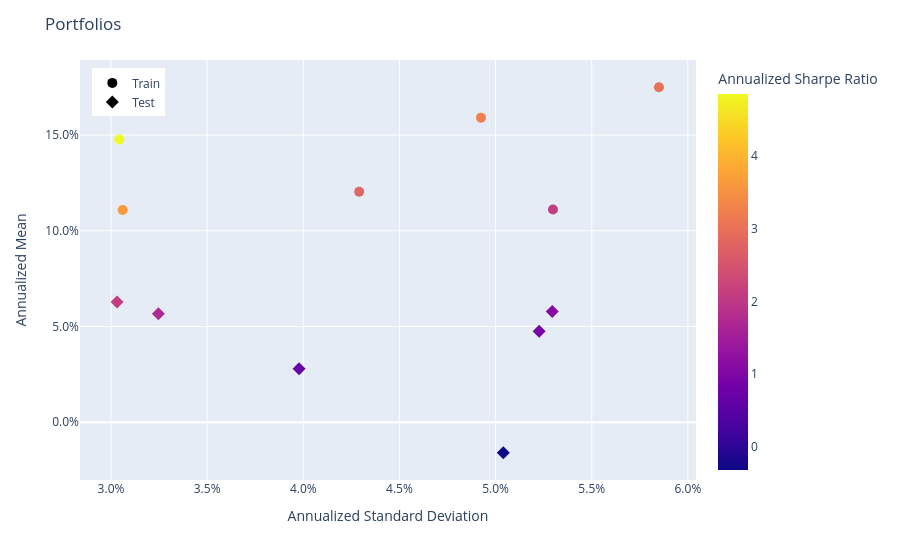

The cell this chart's notebook holds for it:
### Code cell
train_population = Population([result['train'] for result in fold_ctrl])
test_population = Population([result['test'] for result in fold_ctrl])
train_population.set_portfolio_params(tag="Train")
test_population.set_portfolio_params(tag="Test")
population = train_population + test_population
population.plot_measures(
    x=RiskMeasure.ANNUALIZED_STANDARD_DEVIATION,
    y=PerfMeasure.ANNUALIZED_MEAN,
    color_scale=RatioMeasure.ANNUALIZED_SHARPE_RATIO,
    hover_measures=[RiskMeasure.MAX_DRAWDOWN, RatioMeasure.ANNUALIZED_SORTINO_RATIO],
)

### Figure 1 — Plotly figure (JSON) as saved in the notebook; plotly's stock layout.template omitted (floating-point values rounded to 4 significant figures)
{"data": [{"customdata": [["Train", 0.02416, 3.926, 2.807], ["Train", 0.01589, 4.617, 3.232], ["Train", 0.03003, 2.956, 2.098], ["Train", 0.0451, 4.202, 2.992], ["Train", 0.01152, 6.996, 4.856], ["Train", 0.01431, 5.172, 3.623]], "hovertemplate": "<b>%{hovertext}</b><br><br>tag=%{customdata[0]}<br>Annualized Standard Deviation=%{x:.3f}<br>Annualized Mean=%{y:.3f}<br>MAX Drawdown=%{customdata[1]:.3f}<br>Annualized Sortino Ratio=%{customdata[2]:.3f}<br>Annualized Sharpe Ratio=%{marker.color:.3f}<extra></extra>", "hovertext": ["Fold0", "Fold1", "Fold2", "Fold3", "Fold4", "Fold5"], "legendgroup": "Train", "marker": {"color": [2.807, 3.232, 2.098, 2.992, 4.856, 3.623], "coloraxis": "coloraxis", "size": 10, "symbol": "circle"}, "mode": "markers", "name": "Train", "orientation": "v", "showlegend": true, "type": "scatter", "x": [0.04291, 0.04924, 0.05298, 0.05849, 0.03043, 0.03061], "xaxis": "x", "y": [0.1204, 0.1592, 0.1111, 0.175, 0.1478, 0.1109], "yaxis": "y"}, {"customdata": [["Test", 0.0281, 0.9848, 0.7031], ["Test", 0.07311, -0.4527, -0.317], ["Test", 0.04362, 1.249, 0.9087], ["Test", 0.0523, 1.637, 1.092], ["Test", 0.01424, 2.41, 1.744], ["Test", 0.01987, 2.973, 2.07]], "hovertemplate": "<b>%{hovertext}</b><br><br>tag=%{customdata[0]}<br>Annualized Standard Deviation=%{x:.3f}<br>Annualized Mean=%{y:.3f}<br>MAX Drawdown=%{customdata[1]:.3f}<br>Annualized Sortino Ratio=%{customdata[2]:.3f}<br>Annualized Sharpe Ratio=%{marker.color:.3f}<extra></extra>", "hovertext": ["Fold0", "Fold1", "Fold2", "Fold3", "Fold4", "Fold5"], "legendgroup": "Test", "marker": {"color": [0.7031, -0.317, 0.9087, 1.092, 1.744, 2.07], "coloraxis": "coloraxis", "size": 10, "symbol": "diamond"}, "mode": "markers", "name": "Test", "orientation": "v", "showlegend": true, "type": "scatter", "x": [0.03978, 0.0504, 0.05227, 0.05295, 0.03246, 0.03032], "xaxis": "x", "y": [0.02797, -0.01598, 0.04749, 0.0578, 0.05663, 0.06277], "yaxis": "y"}], "layout": {"coloraxis": {"colorbar": {"title": {"text": "Annualized Sharpe Ratio"}}, "colorscale": [[0, "#0d0887"], [0.1111, "#46039f"], [0.2222, "#7201a8"], [0.3333, "#9c179e"], [0.4444, "#bd3786"], [0.5556, "#d8576b"], [0.6667, "#ed7953"], [0.7778, "#fb9f3a"], [0.8889, "#fdca26"], [1, "#f0f921"]]}, "legend": {"title": {}, "tracegroupgap": 0, "x": 0.02, "xanchor": "left", "y": 0.98, "yanchor": "top"}, "margin": {"t": 60}, "title": {"text": "Portfolios"}, "xaxis": {"anchor": "y", "domain": [0, 1], "tickformat": ",.1%", "title": {"text": "Annualized Standard Deviation"}}, "yaxis": {"anchor": "x", "domain": [0, 1], "tickformat": ",.1%", "title": {"text": "Annualized Mean"}}}}
